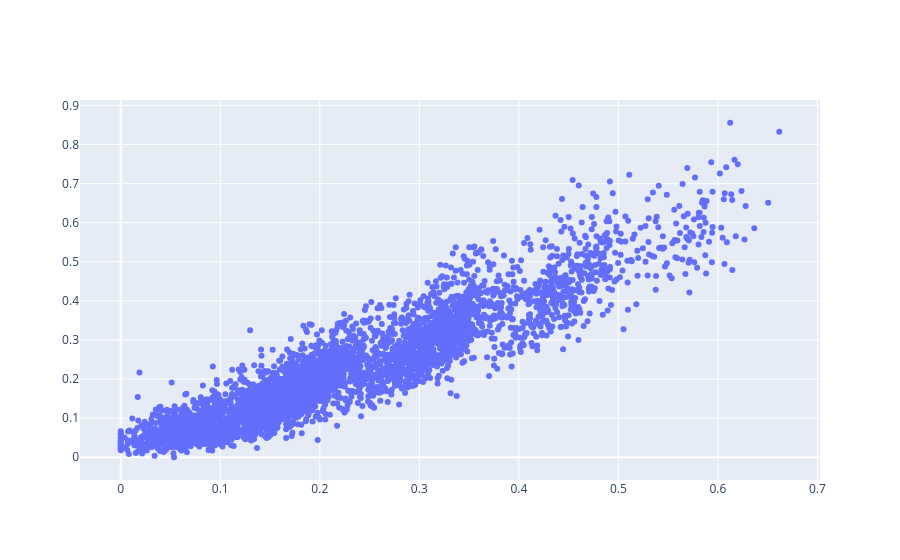

Notebook code for this chart:
### Code cell
#Wizualizacja wyników predykcji oraz faktycznych cen nieruchomości 
fig = go.Figure()
fig.add_trace(go.Scatter(x=predictions.reshape(y_test.shape), y=y_test,
                    mode='markers', name = 'train'))
fig.show()

### Figure 1 — Plotly figure (JSON) as saved in the notebook; plotly's stock layout.template omitted (floating-point values rounded to 4 significant figures; data arrays with more than 128 entries replaced by an {"elided": "..."} marker saying what was removed)
{"data": [{"mode": "markers", "name": "train", "type": "scatter", "x": {"elided": "4000 float values"}, "y": {"elided": "4000 float values"}}], "layout": {}}
